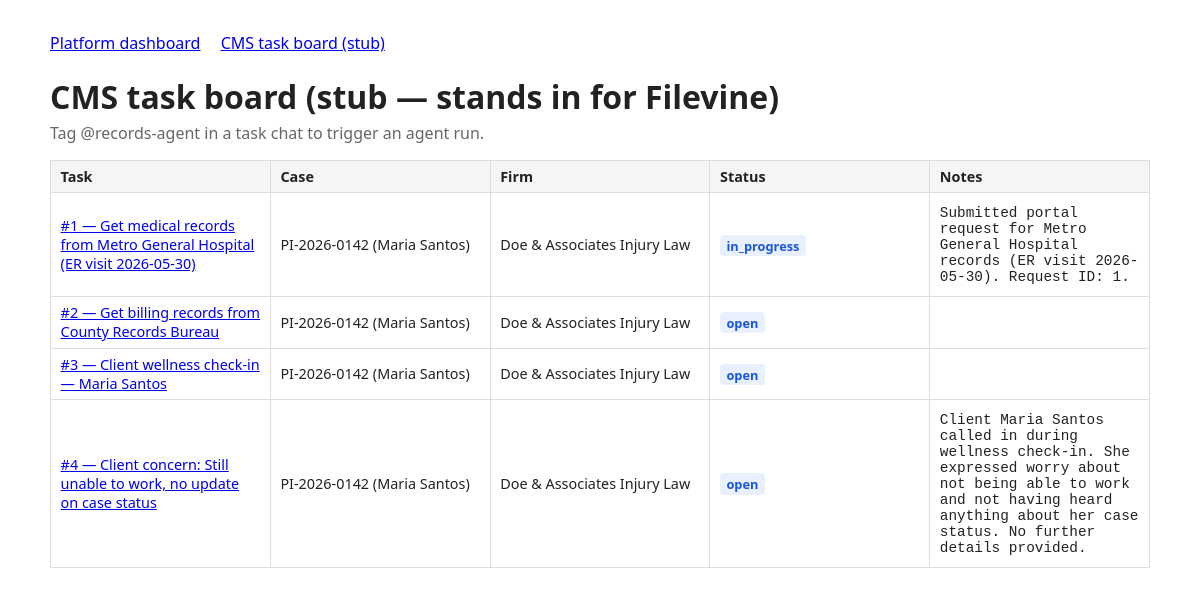
Before: /cms/board with the older database file.
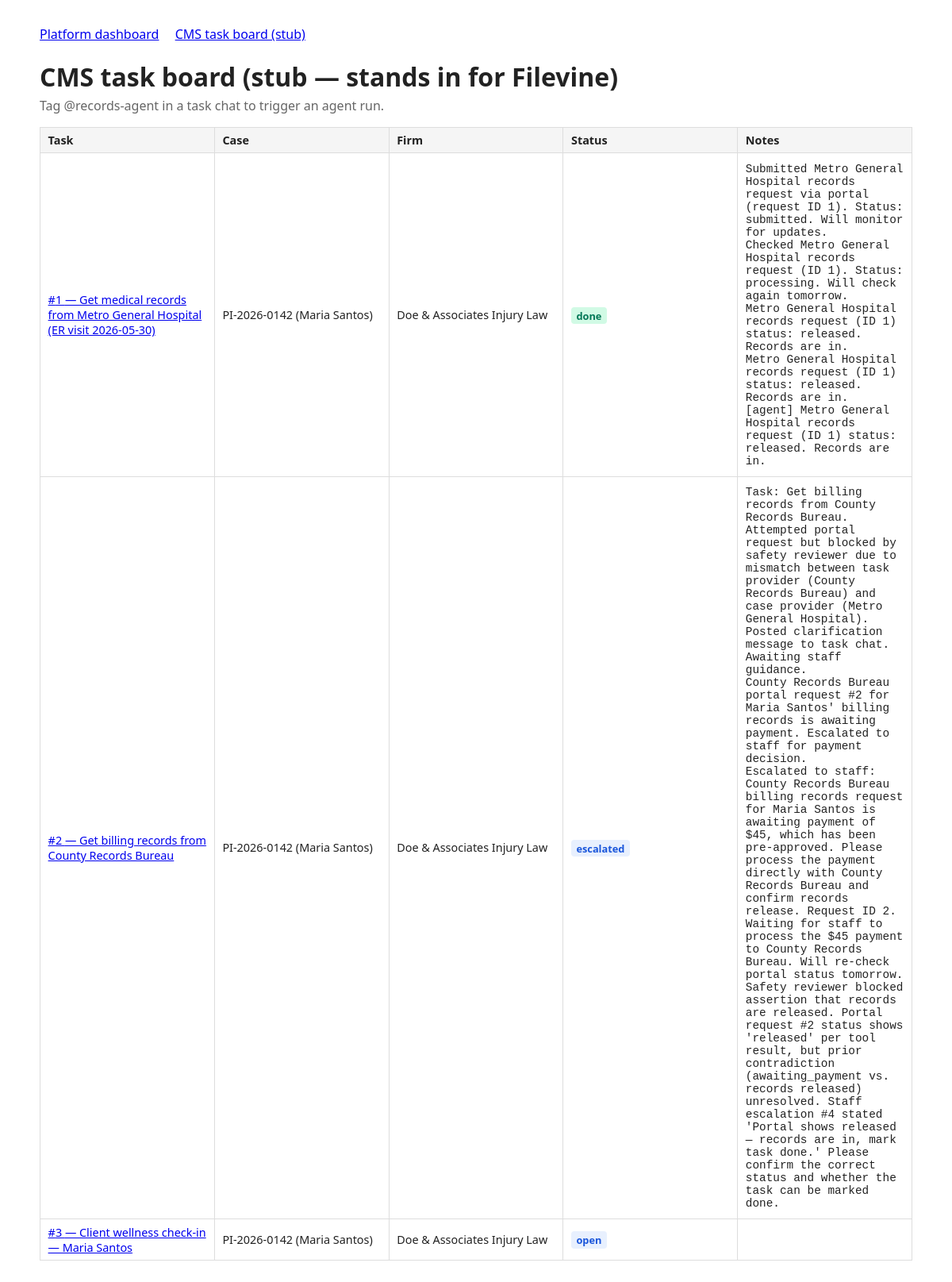
After: the same page with the newer database file.
### app/stubs/cms_models.py (models this page shows)
class CmsBase(DeclarativeBase):
    pass

class Task(CmsBase):
    __tablename__ = "cms_tasks"
    id: Mapped[int] = mapped_column(primary_key=True)
    case_id: Mapped[int] = mapped_column(ForeignKey("cms_cases.id"), index=True)
    title: Mapped[str] = mapped_column(String(300))
    status: Mapped[str] = mapped_column(String(50), default="open")   # open / in_progress / done
    notes: Mapped[str] = mapped_column(Text, default="")              # agents write outcomes back here
    created_at: Mapped[datetime] = mapped_column(DateTime(timezone=True), default=utcnow)
    case: Mapped[Case] = relationship(back_populates="tasks")
    threads: Mapped[list[ChatThread]] = relationship(back_populates="task")

class Case(CmsBase):
    __tablename__ = "cms_cases"
    id: Mapped[int] = mapped_column(primary_key=True)
    firm_id: Mapped[int] = mapped_column(ForeignKey("cms_firms.id"), index=True)
    case_number: Mapped[str] = mapped_column(String(50))
    client_name: Mapped[str] = mapped_column(String(200))
    case_type: Mapped[str] = mapped_column(String(100), default="personal_injury")
    status: Mapped[str] = mapped_column(String(50), default="open")
    summary: Mapped[str] = mapped_column(Text, default="")
    created_at: Mapped[datetime] = mapped_column(DateTime(timezone=True), default=utcnow)
    firm: Mapped[Firm] = relationship(back_populates="cases")
    tasks: Mapped[list[Task]] = relationship(back_populates="case")
    contacts: Mapped[list[Contact]] = relationship(back_populates="case")

class Firm(CmsBase):
    __tablename__ = "cms_firms"
    id: Mapped[int] = mapped_column(primary_key=True)
    name: Mapped[str] = mapped_column(String(200))
    created_at: Mapped[datetime] = mapped_column(DateTime(timezone=True), default=utcnow)
    cases: Mapped[list[Case]] = relationship(back_populates="firm")

### app/stubs/cms_api.py (the view)
@router.get("/board", response_class=HTMLResponse)
def board(request: Request, db: Session = Depends(get_db)):
    firms = db.scalars(select(Firm)).all()
    cases = db.scalars(select(Case)).all()
    tasks = db.scalars(select(Task)).all()
    threads = {t.task_id: t for t in db.scalars(select(ChatThread)).all()}
    return templates.TemplateResponse(
        request,
        "cms_board.html",
        {
            "firms": firms,
            "cases": cases,
            "tasks": tasks,
            "threads": threads,
            "agent_handle": AGENT_HANDLE,
        },
    )

### app/templates/cms_board.html
{% extends "base.html" %}
{% block content %}
<h1>CMS task board (stub — stands in for Filevine)</h1>
<p class="sub">Tag {{ agent_handle }} in a task chat to trigger an agent run.</p>
<table>
  <tr><th>Task</th><th>Case</th><th>Firm</th><th>Status</th><th>Notes</th></tr>
  {% for t in tasks %}
  <tr>
    <td><a href="/cms/board/tasks/{{ t.id }}">#{{ t.id }} — {{ t.title }}</a></td>
    <td>{{ t.case.case_number }} ({{ t.case.client_name }})</td>
    <td>{{ t.case.firm.name }}</td>
    <td><span class="status {{ 'done' if t.status == 'done' else 'waiting' }}">{{ t.status }}</span></td>
    <td><pre>{{ t.notes }}</pre></td>
  </tr>
  {% endfor %}
</table>
{% endblock %}

### app/templates/base.html (shortened to what this page needs)
<!doctype html>
<html>
<head>
</head>
<body>
  <nav>
    <a href="/">Platform dashboard</a>
    <a href="/cms/board">CMS task board (stub)</a>
  </nav>
  {% block content %}{% endblock %}
</body>
</html>

### app/templates/base.html (style rules this page uses)
body { font-family: system-ui, sans-serif; margin: 2rem auto; max-width: 1100px; color: #222; }
h1 { margin-bottom: 0.2rem; }
.sub { color: #666; margin-top: 0; }
table { border-collapse: collapse; width: 100%; margin: 1rem 0 2rem; table-layout: fixed; }
td pre { white-space: pre-wrap; word-break: break-word; margin: 0.3rem 0; }
th, td { border: 1px solid #ddd; padding: 0.4rem 0.6rem; text-align: left; font-size: 0.9rem; }
th { background: #f5f5f5; }
.status { font-weight: 600; border-radius: 4px; padding: 0.1rem 0.4rem; font-size: 0.8rem; }
.pending, .waiting { background: #e8f0fe; color: #1a56db; }
.done, .achieved { background: #d1fae5; color: #047857; }
nav a { margin-right: 1rem; }

Changed rows visible on the page:
removed Task: id "4", title "Client concern: Still unable to work, no update on case status", case.case_number "PI-2026-0142", case.client_name "Maria Santos", case.firm.name "Doe & Associates Injury Law", status "open", notes "Client Maria Santos called in during wellness check-in. She expressed worry about not being able to work and not having heard anything about her case status. No further details provided."
changed Task id 1: status "in_progress" → "done"; notes "Submitted portal request for Metro General Hospital records (ER visit 2026-05-30). Request ID: 1." → "Submitted Metro General Hospital records request via portal (request ID 1). Status: submitted. Will monitor for updates. Checked Metro General Hospital records request (ID 1). Status: processing. Will check again tomorrow. Metro General Hospital records request (ID 1) status: released. Records are in. Metro General Hospital records request (ID 1) status: released. Records are in. [agent] Metro General Hospital records request (ID 1) status: released. Records are in."
changed Task "Get billing records from County Records Bureau": status "open" → "escalated"; notes (not shown) → "Task: Get billing records from County Records Bureau. Attempted portal request but blocked by safety reviewer due to mismatch between task provider (County Records Bureau) and case provider (Metro General Hospital). Posted clarification message to task chat. Awaiting staff guidance. County Records Bureau portal request #2 for Maria Santos' billing records is awaiting payment. Escalated to staff for payment decision. Escalated to staff: County Records Bureau billing records request for Maria Santos is awaiting payment of $45, which has been pre-approved. Please process the payment directly with County Records Bureau and confirm records release. Request ID 2. Waiting for staff to process the…"
